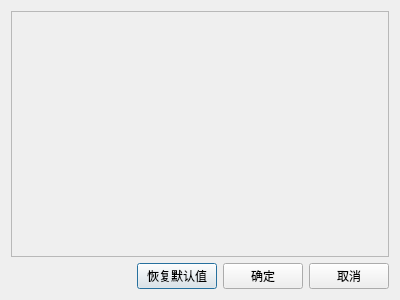
<?xml version="1.0" encoding="UTF-8"?>
<ui version="4.0">
 <class>XItemSetting</class>
 <widget class="QDialog" name="XItemSetting">
  <property name="geometry">
   <rect>
    <x>0</x>
    <y>0</y>
    <width>400</width>
    <height>300</height>
   </rect>
  </property>
  <property name="windowTitle">
   <string>XItemSetting</string>
  </property>
  <layout class="QVBoxLayout" name="verticalLayout">
   <item>
    <widget class="QScrollArea" name="scrollArea">
     <property name="widgetResizable">
      <bool>true</bool>
     </property>
     <widget class="QWidget" name="scrollAreaWidgetContents">
      <property name="geometry">
       <rect>
        <x>0</x>
        <y>0</y>
        <width>380</width>
        <height>249</height>
       </rect>
      </property>
     </widget>
    </widget>
   </item>
   <item>
    <layout class="QHBoxLayout" name="horizontalLayout">
     <item>
      <spacer name="horizontalSpacer">
       <property name="orientation">
        <enum>Qt::Horizontal</enum>
       </property>
       <property name="sizeHint" stdset="0">
        <size>
         <width>40</width>
         <height>20</height>
        </size>
       </property>
      </spacer>
     </item>
     <item>
      <widget class="QPushButton" name="btnReset">
       <property name="text">
        <string>恢复默认值</string>
       </property>
      </widget>
     </item>
     <item>
      <widget class="QPushButton" name="btnOK">
       <property name="text">
        <string>确定</string>
       </property>
      </widget>
     </item>
     <item>
      <widget class="QPushButton" name="btnCancle">
       <property name="text">
        <string>取消</string>
       </property>
      </widget>
     </item>
    </layout>
   </item>
  </layout>
 </widget>
 <layoutdefault spacing="6" margin="11"/>
 <resources/>
 <connections/>
</ui>
